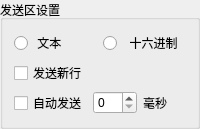
                 <widget class="QGroupBox" name="groupBox_3">
                  <property name="title">
                   <string>发送区设置</string>
                  </property>
                  <layout class="QVBoxLayout" name="verticalLayout_10">
                   <item>
                    <layout class="QVBoxLayout" name="verticalLayout_8">
                     <item>
                      <layout class="QHBoxLayout" name="horizontalLayout_5">
                       <item>
                        <widget class="QRadioButton" name="text_send_radioBtn">
                         <property name="text">
                          <string> 文本</string>
                         </property>
                        </widget>
                       </item>
                       <item>
                        <widget class="QRadioButton" name="hex_send_radioBtn">
                         <property name="text">
                          <string>  十六进制</string>
                         </property>
                        </widget>
                       </item>
                      </layout>
                     </item>
                     <item>
                      <widget class="QCheckBox" name="send_newline_checkBox">
                       <property name="text">
                        <string>发送新行</string>
                       </property>
                      </widget>
                     </item>
                     <item>
                      <layout class="QHBoxLayout" name="horizontalLayout_8">
                       <item>
                        <widget class="QCheckBox" name="auto_send_checkBox">
                         <property name="text">
                          <string>自动发送</string>
                         </property>
                        </widget>
                       </item>
                       <item>
                        <widget class="QSpinBox" name="autosend_spinBox"/>
                       </item>
                       <item>
                        <widget class="QLabel" name="label_22">
                         <property name="text">
                          <string>毫秒</string>
                         </property>
                        </widget>
                       </item>
                      </layout>
                     </item>
                    </layout>
                   </item>
                  </layout>
                 </widget>
